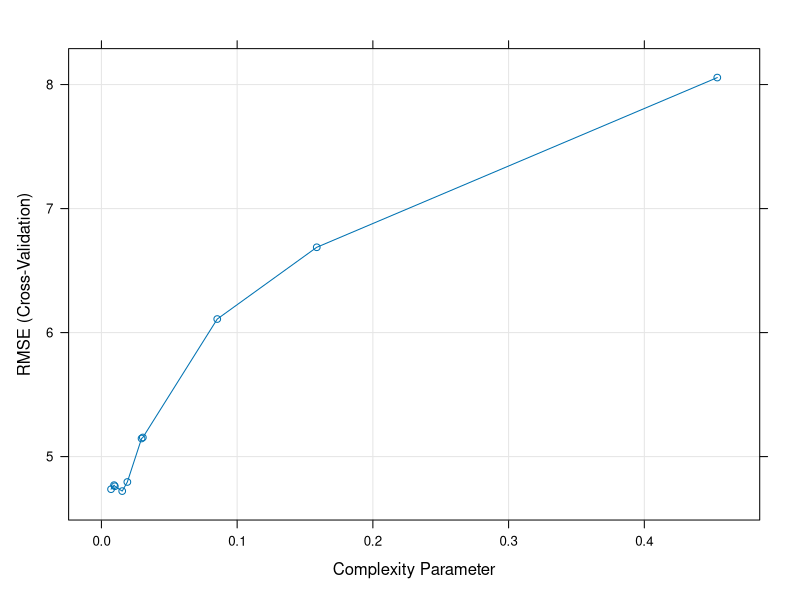
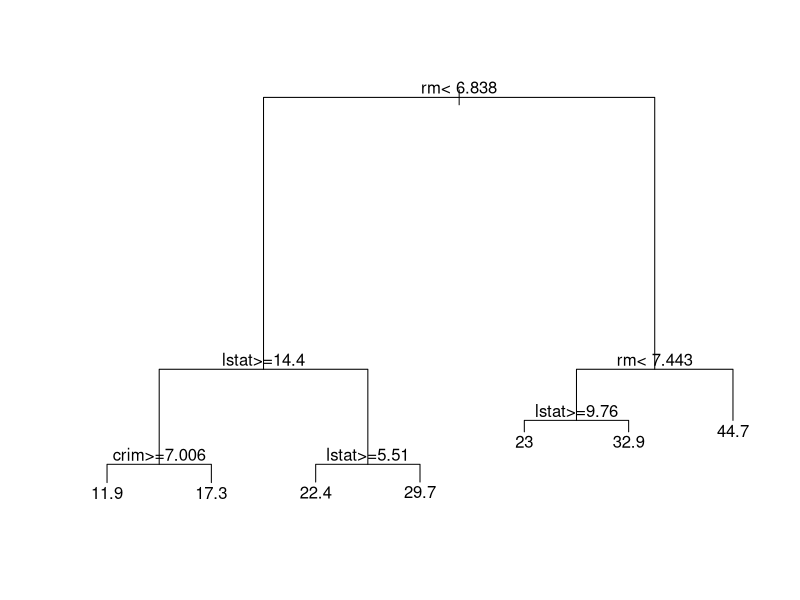
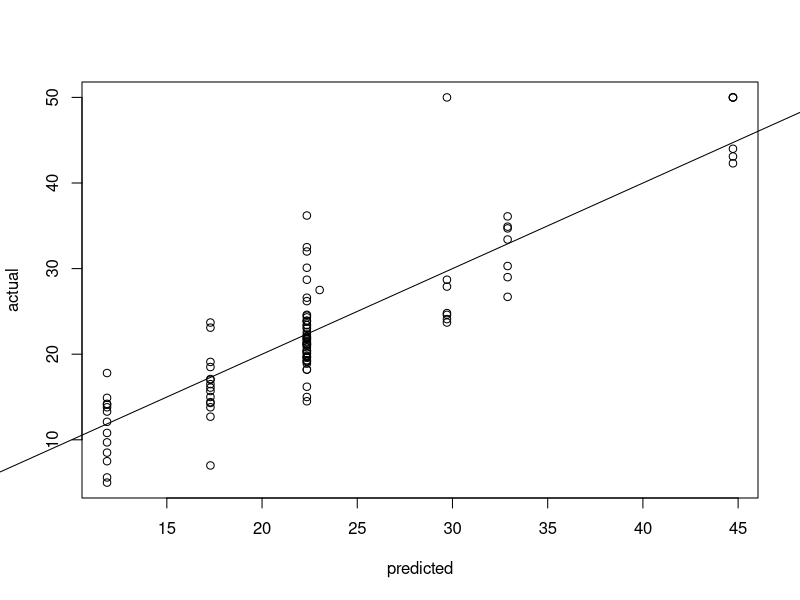

The R script that drew these images, in order:
# Databricks notebook source
# install.packages(c("mlbench","rpart.plot", "e1071"))

# COMMAND ----------

library("caret")
library("e1071")
library("rpart")
library("tidyverse")

# COMMAND ----------

# Load the data
data("Boston", package = "MASS")
head(Boston)
#https://www.cs.toronto.edu/~delve/data/boston/bostonDetail.html

# COMMAND ----------

# MAGIC %md
# MAGIC ## Let's look into the Boston Dataset
# MAGIC ## Build a Decision Tree to predict Median Value

# COMMAND ----------

# MAGIC %md
# MAGIC ## What is the first step?

# COMMAND ----------

# Inspect the data
sample_n(Boston, 3)
# Split the data into training and test set
set.seed(123)
training.samples <- Boston$medv %>%
  createDataPartition(p = 0.8, list = FALSE)
train.data  <- Boston[training.samples, ]
test.data <- Boston[-training.samples, ]

# COMMAND ----------

# Fit the model on the training set
set.seed(123)
model <- train(
  medv ~., data = train.data, method = "rpart",
  trControl = trainControl("cv", number = 10),
  tuneLength = 10
  )
# Plot model error vs different values of
# cp (complexity parameter)
plot(model)


# COMMAND ----------

# Print the best tuning parameter cp that
# minimize the model RMSE
model$bestTune

# COMMAND ----------

# Plot the final tree model
par(xpd = NA) # Avoid clipping the text in some device
plot(model$finalModel)
text(model$finalModel, digits = 3)

# COMMAND ----------

# Decision rules in the model
model$finalModel
# Make predictions on the test data
predictions <- model %>% predict(test.data)
head(predictions)


# COMMAND ----------

summary(test.data$medv)

# COMMAND ----------

summary(predictions)

# COMMAND ----------

# Compute the prediction error RMSE
RMSE(predictions, test.data$medv)

# COMMAND ----------

# plot(predictions, test.data$medv)
 plot(predictions,test.data$medv,
      xlab="predicted",ylab="actual")
 abline(a=0,b=1)
